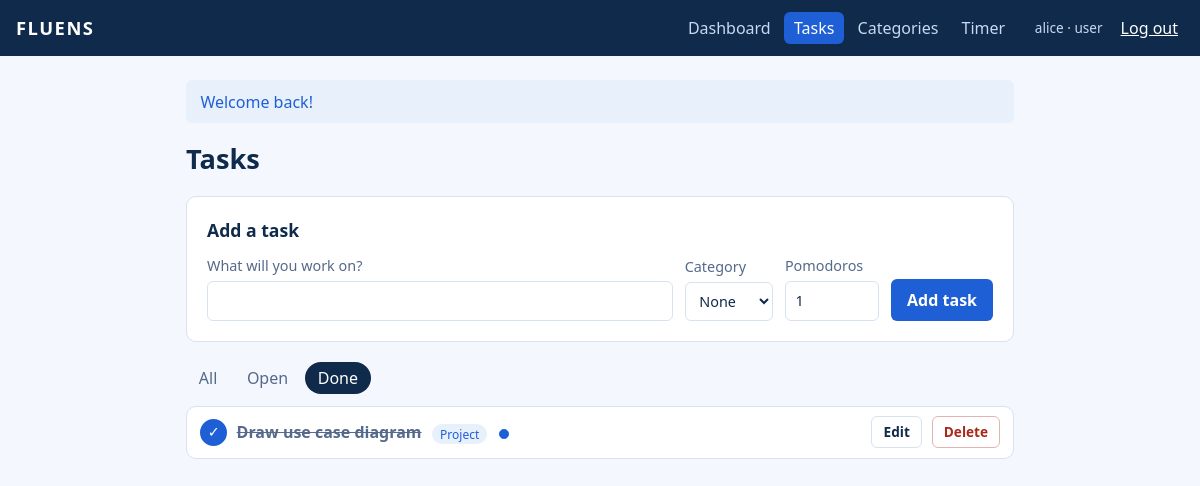
Page /index.php?page=tasks&status=done (signed in) on the committed database.
### tables this page shows
CREATE TABLE tasks (
  id            INT UNSIGNED AUTO_INCREMENT PRIMARY KEY,
  user_id       INT UNSIGNED NOT NULL,
  category_id   INT UNSIGNED NULL,
  title         VARCHAR(120) NOT NULL,
  est_pomodoros TINYINT UNSIGNED NOT NULL DEFAULT 1,
  status        ENUM('open','done') NOT NULL DEFAULT 'open',
  created_at    TIMESTAMP DEFAULT CURRENT_TIMESTAMP,
  CONSTRAINT fk_tasks_user     FOREIGN KEY (user_id)     REFERENCES users(id)      ON DELETE CASCADE,
  CONSTRAINT fk_tasks_category FOREIGN KEY (category_id) REFERENCES categories(id) ON DELETE SET NULL
);

CREATE TABLE categories (
  id      INT UNSIGNED AUTO_INCREMENT PRIMARY KEY,
  user_id INT UNSIGNED NOT NULL,
  name    VARCHAR(40) NOT NULL,
  UNIQUE KEY uq_category_per_user (user_id, name),
  CONSTRAINT fk_categories_user FOREIGN KEY (user_id) REFERENCES users(id) ON DELETE CASCADE
);

### index.php (called while the page is built, shortened)
<?php
$routes = require __DIR__ . '/includes/routes.php';
$page  = $_GET['page'] ?? (current_user() ? 'dashboard' : 'login');
$route = $routes[$page] ?? null;
$pageFile = __DIR__ . '/pages/' . $route['file'] . '.php';
require $pageFile;
require __DIR__ . '/includes/layout.php';

### includes/helpers.php (called while the page is built, shortened)
<?php
function e(?string $value): string
{
    return htmlspecialchars((string) $value, ENT_QUOTES, 'UTF-8');
}
function url(string $page, array $params = []): string
{
    return 'index.php?' . http_build_query(['page' => $page] + $params);
}

### includes/auth.php (called while the page is built, shortened)
<?php
function user_id(): int
{
    return (int) ($_SESSION['user']['id'] ?? 0);
}

### includes/db.php (called while the page is built)
<?php
function db(): PDO
{
    static $pdo = null;
    if ($pdo === null) {
        $dsn = 'mysql:host=' . DB_HOST . ';dbname=' . DB_NAME . ';charset=utf8mb4';
        $pdo = new PDO($dsn, DB_USER, DB_PASS, [
            PDO::ATTR_ERRMODE            => PDO::ERRMODE_EXCEPTION,
            PDO::ATTR_DEFAULT_FETCH_MODE => PDO::FETCH_ASSOC,
            PDO::ATTR_EMULATE_PREPARES   => false,
        ]);
    }
    return $pdo;
}
function query(string $sql, array $params = []): PDOStatement
{
    $stmt = db()->prepare($sql);
    $stmt->execute($params);
    return $stmt;
}

### pages/tasks.php (the view, shortened to what this page needs)
<?php
$uid   = user_id();
$filter = in_array($_GET['status'] ?? '', ['open', 'done'], true) ? $_GET['status'] : 'all';
$sql    = "SELECT t.*, c.name AS category,
                  (SELECT COUNT(*) FROM pomodoro_sessions s
                    WHERE s.task_id = t.id AND s.type = 'focus') AS done_pomodoros
             FROM tasks t LEFT JOIN categories c ON c.id = t.category_id
            WHERE t.user_id = ?";
$params = [$uid];
if ($filter !== 'all') {
    $sql    .= ' AND t.status = ?';
    $params[] = $filter;
}
$tasks      = query($sql . " ORDER BY t.status = 'done', t.created_at DESC", $params)->fetchAll();
$editing    = isset($_GET['edit'])
    ? query('SELECT * FROM tasks WHERE id = ? AND user_id = ?', [(int) $_GET['edit'], $uid])->fetch()
    : false;
?>
<h1>Tasks</h1>
<section class="panel">
  <h2><?= $editing ? 'Edit task' : 'Add a task' ?></h2>
  <form method="post" class="inline-form">
    <label class="grow">What will you work on?
      <input name="title" required maxlength="120" value="<?= e($editing['title'] ?? '') ?>"></label>
    <label>Category
      <select name="category_id">
        <option value="">None</option>
      </select></label>
    <label>Pomodoros
      <input type="number" name="est_pomodoros" min="1" max="12" value="<?= (int) ($editing['est_pomodoros'] ?? 1) ?>"></label>
    <button class="btn"><?= $editing ? 'Save changes' : 'Add task' ?></button>
  </form>
</section>
<div class="tabs">
  <?php foreach (['all' => 'All', 'open' => 'Open', 'done' => 'Done'] as $key => $label): ?>
    <a href="<?= url('tasks', $key === 'all' ? [] : ['status' => $key]) ?>" <?= $filter === $key ? 'aria-current="true"' : '' ?>><?= $label ?></a>
  <?php endforeach; ?>
</div>
<?php if (!$tasks): ?>
  <p class="muted">No tasks here yet.</p>
<?php else: ?>
  <ul class="rows task-list">
    <?php foreach ($tasks as $t): ?>
      <li class="<?= $t['status'] === 'done' ? 'is-done' : '' ?>">
        <form method="post">
          <button class="check" aria-label="<?= $t['status'] === 'done' ? 'Mark as open' : 'Mark as done' ?>"><?= $t['status'] === 'done' ? '✓' : '' ?></button>
        </form>
        <div class="grow">
          <strong><?= e($t['title']) ?></strong>
          <?php if ($t['category']): ?><span class="tag"><?= e($t['category']) ?></span><?php endif; ?>
          <span class="dots" title="<?= (int) $t['done_pomodoros'] ?> of <?= (int) $t['est_pomodoros'] ?> pomodoros">
            <?php for ($i = 0; $i < $t['est_pomodoros']; $i++): ?><i class="<?= $i < $t['done_pomodoros'] ? 'on' : '' ?>"></i><?php endfor; ?>
          </span>
        </div>
        <a class="btn small ghost" href="<?= url('tasks', ['edit' => $t['id']]) ?>">Edit</a>
        <form method="post" onsubmit="return confirm('Delete this task?')">
          <button class="btn small danger">Delete</button>
        </form>
      </li>
    <?php endforeach; ?>
  </ul>
<?php endif; ?>

### assets/style.css (style rules this page uses)
:root { --bg: #f4f8fe; --surface: #fff; --ink: #0f2a4a; --muted: #55698a; --line: #d6e2f2; --focus: #1f5fd6; --focus-soft: #6aa3f5; --short: #0f9bb8; --long: #3a3fb5; --danger: #a8281a; --tint: #e8f0fc; --radius: 10px; }
* { box-sizing: border-box; }
body { margin: 0; background: var(--bg); color: var(--ink); font: 16px/1.5 system-ui, "Segoe UI", Roboto, sans-serif; }
a { color: var(--focus); }
h1 { font-size: 1.7rem; margin: 0 0 1rem; }
h2 { font-size: 1.1rem; margin: 0 0 .75rem; }
.panel { background: var(--surface); border: 1px solid var(--line); border-radius: var(--radius); padding: 1.25rem; margin-bottom: 1.25rem; }
label { display: grid; gap: .25rem; font-size: .9rem; color: var(--muted); }
input, select { font: inherit; padding: .5rem .6rem; border: 1px solid var(--line); border-radius: 6px; background: #fff; color: var(--ink); }
.inline-form { display: flex; flex-wrap: wrap; gap: .75rem; align-items: end; margin: 0; }
.grow { flex: 1 1 200px; }
.btn { display: inline-block; font: inherit; font-weight: 600; padding: .55rem 1rem; border: 0; border-radius: 6px; background: var(--focus); color: #fff; text-decoration: none; cursor: pointer; }
.btn.ghost { background: transparent; color: var(--ink); border: 1px solid var(--line); }
.btn.danger { background: transparent; color: var(--danger); border: 1px solid #e3b5ae; }
.btn.small { padding: .3rem .7rem; font-size: .85rem; }
.rows { list-style: none; margin: 0; padding: 0; display: grid; gap: .5rem; }
.rows li { display: flex; align-items: center; gap: .6rem; background: var(--surface); border: 1px solid var(--line); border-radius: var(--radius); padding: .6rem .8rem; flex-wrap: wrap; }
.rows form { margin: 0; }
.tag { font-size: .75rem; background: var(--tint); color: var(--focus); padding: .1rem .5rem; border-radius: 99px; margin-left: .4rem; }
.is-done strong { text-decoration: line-through; color: var(--muted); }
.check { width: 1.7rem; height: 1.7rem; border-radius: 50%; border: 2px solid var(--muted); background: #fff; color: #fff; cursor: pointer; font-size: .9rem; line-height: 1; }
.is-done .check { background: var(--focus); border-color: var(--focus); }
.dots { display: inline-flex; gap: 3px; margin-left: .5rem; vertical-align: middle; }
.dots i { width: .6rem; height: .6rem; border-radius: 50%; border: 1.5px solid var(--focus); }
.dots i.on { background: var(--focus); }
.tabs { display: flex; gap: .25rem; margin-bottom: .75rem; }
.tabs a { padding: .25rem .8rem; border-radius: 99px; text-decoration: none; color: var(--muted); }
.tabs a[aria-current] { background: var(--ink); color: #fff; }

### rows in the picture
tasks: title "Draw use case diagram", category.name "Project", est_pomodoros 1 (drawn)

### other values in the picture
$route['nav'] "Dashboard"
$route['nav'] "Tasks"
$route['nav'] "Categories"
$route['nav'] "Timer"
$user['username'] "alice"
$user['role'] "user"
$f['message'] "Welcome back!"
$label "All"
$label "Open"
$label "Done"
